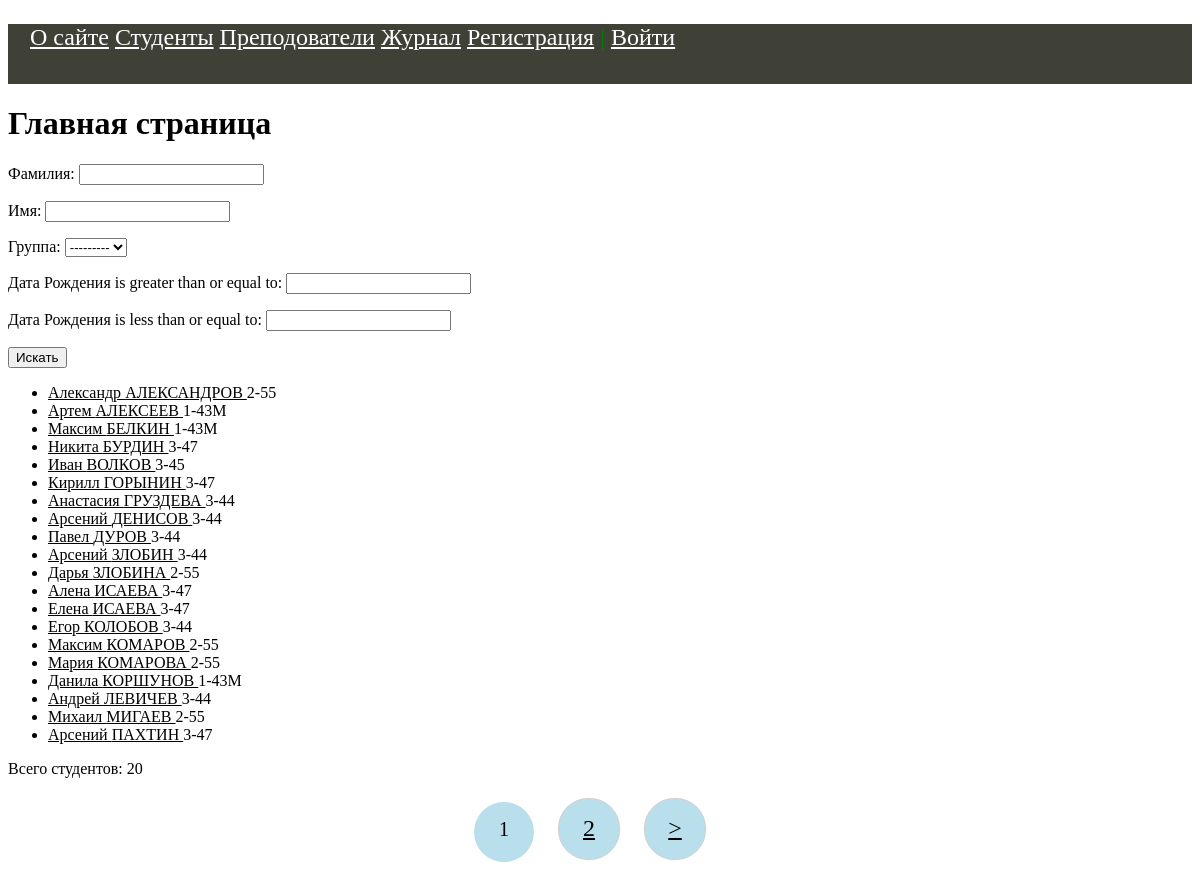
The page / on the database its author committed.
### students/models.py (models this page shows, shortened)
class Student(models.Model):
    objects = models.Model
    first_name = models.CharField(verbose_name='Имя', max_length=50)
    last_name = models.CharField(verbose_name='Фамилия', max_length=50)
    middle_name = models.CharField(verbose_name='Отчество', max_length=50)
    email = models.EmailField(verbose_name='e-mail', blank=True)
    birth_date = models.DateField(verbose_name='Дата Рождения', default=date(1975, 9, 5))
    created_at = models.DateTimeField(verbose_name='Дата создания', auto_now_add=True)
    updated_at = models.DateTimeField(verbose_name='Дата изменения', auto_now=True)
    is_study = models.BooleanField(verbose_name='Учится', default=True)
    photo = models.ImageField(verbose_name='Фото', upload_to="photos/%Y/%m/%d")
    group = models.ForeignKey('Group', on_delete=models.CASCADE, verbose_name='Группа')
    slug = models.SlugField(verbose_name='URL', max_length=255, unique=True, db_index=True)
    user = models.ForeignKey(User, verbose_name='Пользователь', on_delete=models.CASCADE)
    class Meta:
        verbose_name = 'Студент'
        verbose_name_plural = 'Студенты'
        ordering = ['last_name', 'first_name']
    def get_absolute_url(self):
        return reverse('student', kwargs={'stud_slug': self.slug})

class Group(models.Model):
    name = models.CharField(verbose_name='Группа', max_length=5)
    course = models.CharField(verbose_name='Курс', max_length=2)
    enrollment_year = models.IntegerField(verbose_name='Год зачисления')
    objects = models.Manager()
    class Meta:
        verbose_name = 'Группа'
        verbose_name_plural = 'Группы'
        ordering = ['course', 'enrollment_year']
    def __str__(self):
        return f'{self.course}-{self.name}'

### students/views.py (the view)
# urls.py: path('', StudentHome.as_view(), name='home'),
class StudentHome(DataMixin, ListView):
    model = Student
    template_name = 'students/index.html'
    context_object_name = 'students'
    paginate_by = 20
    def get_queryset(self):
        queryset = super().get_queryset()
        st_filter = StudentFilter(self.request.GET, queryset)
        return st_filter.qs
    def get_context_data(self, **kwargs):
        context = super().get_context_data(**kwargs)
        auth = self.request.user.is_authenticated
        queryset = self.get_queryset()
        st_filter = StudentFilter(self.request.GET, queryset)
        c_def = self.get_user_context(title='Главная страница', auth=auth,
                                      st_filter=st_filter)
        return {**context, **c_def}

### students/utils.py (called while the page is built)
    def get_user_context(self, **kwargs):
        context = kwargs
        context['menu'] = menu
        return context

### students/templates/students/index.html (shortened to what this page needs)
{% extends 'students/base.html' %}
{% block content %}
    <h1>{{ title }}</h1>
    <form method="get" action="{%url 'home' %}">
        {{ st_filter.form.as_p }}
        <button type="submit">Искать</button>
    </form>
    <ul>
        {% for st in students %}
            <li>
                <a href="{{ st.get_absolute_url }}">
                    {{ st.first_name }}
                    {{ st.last_name | upper }}
                </a>
                {{ st.group.course }}-{{ st.group.name }}
            </li>
        {% endfor %}
    </ul>
    <p> Всего студентов: {{ students | length }}</p>
{% if page_obj.has_other_pages %}
<nav class="list-pages">
    <ul>
        {% for p in paginator.page_range %}
            {% if page_obj.number == p %}
                <li class="page-num page-num-selected">{{ p }}</li>
            {% elif p >= page_obj.number|add:-1 and p <= page_obj.number|add:1 %}
                <li class="page-num">
                    <a href="?page={{ p }}">{{ p }}</a>
                </li>
            {% endif %}
        {% endfor %}
        {% if page_obj.has_next %}
        <li class="page-num">
            <a href="?page={{ page_obj.next_page_number }}">&gt;</a>
        </li>
        {% endif %}
    </ul>
</nav>
{% endif %}
{% endblock %}

### students/static/students/css/styles.css (style rules this page uses)
.list-pages { text-align: center; margin: 0 0 20px 0; }
.list-pages ul { margin: 20px 0 0 0; padding: 0; list-style: none; }
.list-pages ul li { display: inline-block; margin: 0 20px 0 0; }
.list-pages .page-num, .page-num-selected { display: inline-block; width: 60px; height: 44px; padding: 16px 0 0 0; border: 1px solid #d0d0d0; border-radius: 30px; background-color: rgb(117 190 218 / 0.5);; }
.list-pages a { color: #000; font-size: 24px; text-decoration: none; }
.list-pages .page-num-selected { border: none; color: #000; font-size: 20px; }
a:link { color: black; text-decoration: underline; cursor: pointer; }

### rows shown on the page
Student: first_name "Александр", last_name "АЛЕКСАНДРОВ", group.course "2", group.name "55"
Student: first_name "Артем", last_name "АЛЕКСЕЕВ", group.course "1", group.name "43M"
Student: first_name "Максим", last_name "БЕЛКИН", group.course "1", group.name "43M"
Student: first_name "Никита", last_name "БУРДИН", group.course "3", group.name "47"
Student: first_name "Иван", last_name "ВОЛКОВ", group.course "3", group.name "45"
Student: first_name "Кирилл", last_name "ГОРЫНИН", group.course "3", group.name "47"
Student: first_name "Анастасия", last_name "ГРУЗДЕВА", group.course "3", group.name "44"
Student: first_name "Арсений", last_name "ДЕНИСОВ", group.course "3", group.name "44"
Student: first_name "Павел", last_name "ДУРОВ", group.course "3", group.name "44"
Student: first_name "Арсений", last_name "ЗЛОБИН", group.course "3", group.name "44"
Student: first_name "Дарья", last_name "ЗЛОБИНА", group.course "2", group.name "55"
Student: first_name "Алена", last_name "ИСАЕВА", group.course "3", group.name "47"
Student: first_name "Елена", last_name "ИСАЕВА", group.course "3", group.name "47"
Student: first_name "Егор", last_name "КОЛОБОВ", group.course "3", group.name "44"
Student: first_name "Максим", last_name "КОМАРОВ", group.course "2", group.name "55"
Student: first_name "Мария", last_name "КОМАРОВА", group.course "2", group.name "55"
Student: first_name "Данила", last_name "КОРШУНОВ", group.course "1", group.name "43M"
Student: first_name "Андрей", last_name "ЛЕВИЧЕВ", group.course "3", group.name "44"
Student: first_name "Михаил", last_name "МИГАЕВ", group.course "2", group.name "55"
Student: first_name "Арсений", last_name "ПАХТИН", group.course "3", group.name "47"

### other values the page prints
{{ m.title }} "О сайте" "Студенты" "Преподователи" "Журнал"
{{ title }} "Главная страница"
{{ students | length }} "20"
{{ p }} "1"
{{ p }} "2"
